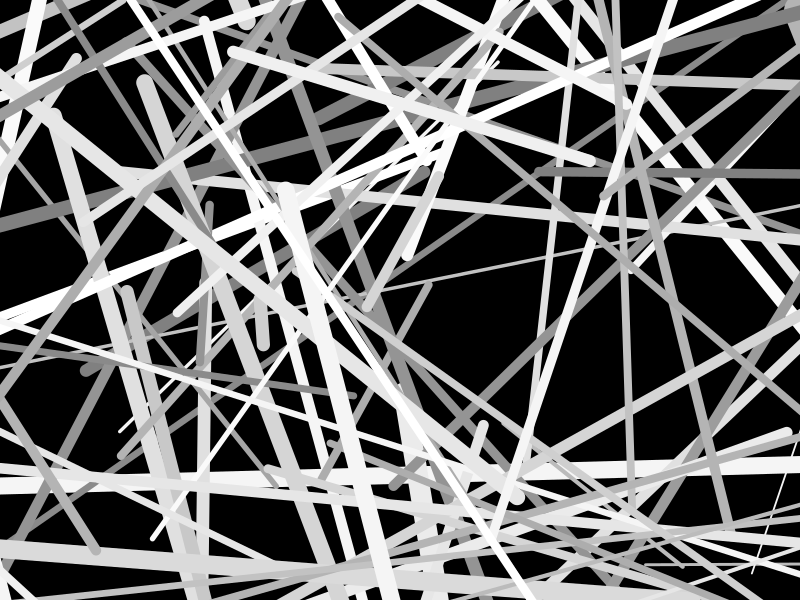

Write the R code that produced this figure.
### Pickup Sticks Simulator (STIX)
### By Jessi Cisewski-Kehe on March 8, 2018
### Please send questions to jessica.cisewski@yale.edu

### Run the function below
getPickUpSticks <- function(n, thickness, xrange, yrange){
# n = number of sticks 
# thickness = degrees of freedom of X^2 for thickness of sticks
# xrange = constant > 0 for specifying the range for points to be uniformly sampled in the horizontal direction 
# yrange = constant > 0 for specifying the range for points to be uniformly sampled in the horizontal direction 
# Note:  the xrange and yrange is arbitrary; the images are set to appear square
# Note:  the edges of the image are trimmed

if (!is.numeric(n) || length(n) != 1 || n <= 0) {
        stop("n should be a positive integer")
}

if (!is.numeric(thickness) || length(thickness) != 1 || thickness <= 0) {
        stop("thickness should be a positive integer")
}

if (!is.numeric(xrange) || length(xrange) != 1 || xrange <= 0) {
        stop("xrange should be a positive integer")
}

if (!is.numeric(yrange) || length(yrange) != 1 || yrange <= 0) {
        stop("yrange should be a positive integer")
}

# Define range for random sampling of points
gridx = c(-xrange,xrange)
gridy = c(-yrange,yrange)

# Randomly sample the points on grid
getPoints1 <- cbind(runif(n, gridx[1], gridx[2]), runif(n, gridy[1], gridy[2]))
getPoints2 <- cbind(runif(n, gridx[1], gridx[2]), runif(n, gridy[1], gridy[2]))

# Sample the thickness of each line from a Chi-square distribution with "thickness" degrees of freedom
lwd0 <- rchisq(n, thickness)

# Grayscale for color of lines
col0 <- gray.colors(20, start = .5, end = 1)[sample(1:20,n,replace = TRUE)]

# Produce image
par(mar = c(0,0,0,0), oma = c(0,0,0,0), bg = "black")
plot(getPoints1[,1], getPoints1[,2], xlab = "", ylab = "", pch = 19, cex = .05, xlim = gridx*.5, ylim = gridy*.5, xaxt = "n", yaxt = "n", axes = FALSE)
points(getPoints2[,1], getPoints2[,2], pch = 19, cex = .05)
segments(getPoints1[,1], getPoints1[,2], getPoints2[,1], getPoints2[,2], lwd = lwd0, col = col0)
}


### Example of function use
n <- 100
thickness <- 10
xrange <- 3
yrange <- 20
getPickUpSticks(n, thickness, xrange, yrange)


